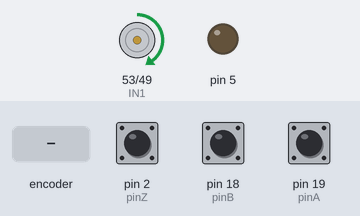
This sketch was run on a simulated Arduino Mega 2560, built with avr-gcc and run on an emulated ATmega2560. On the bench: motor-driver pin pairs drawn as motors (green arrow = first pin HIGH = forward, orange = second pin HIGH = backward, longer = more drive, scaled by the enable pin), output pins drawn as LEDs (lit = HIGH). Inputs (shaded band) come from the test bench; at power-on: pin 2 (pinZ) HIGH, pin 18 (pinB) HIGH, pin 19 (pinA) HIGH. What the sketch prints to the serial monitor is not drawn.

Above: at 5.0 s.
5.1 s: pin 2 (pinZ) pulled LOW for 0.15 s
At 5.7 s:
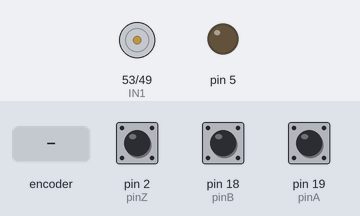
6.7 s: rotary encoder on pin 19 (pinA) / pin 18 (pinB) turned 1 step (first pin leading)
Timing chart, 0 to 9.7 s (numbered marks = the images above; inputs shaded):
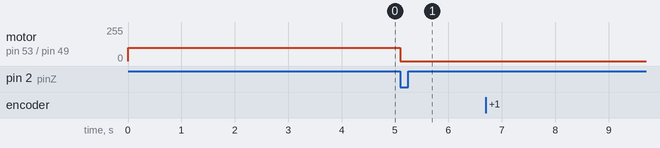

Measured:
- after the input at 5.1 s, motor on pin 53 (IN1) / pin 49 (IN2): forward 100/255 → stopped at once

The sketch:

zlabs_position_control_1.ino
```cpp
// PID control of DC motor experiment.
#include <PID_v1.h>
#include <stdio.h>
//Define PID controller variables
//--------------------------------------------------------------------------------------------------------------------------------------------
double  Kp =10;
double  Ki = 0;
double  Kd = .4;
double  Setpoint =90;
volatile float z_poin;
volatile bool z_test=0;
//--------------------------------------------------------------------------------------------------------------------------------------------
int moveto(int goal_position , int start_position);

//Specify the links and initial tuning parameters
double  Input, Output; //Define Variables we'll be connecting to
PID myPID(&Input, &Output, &Setpoint, Kp, Ki, Kd, DIRECT);
 int discover_zero() ;


boolean set_pid = false;

//define motor  related pins
#define ENA 45
#define IN2 49
#define IN1 53


// Define the encoder related pins
static int     pinA = 19; // Our first hardware interrupt pin is digital pin 2
static int     pinB = 18; // Our second hardware interrupt pin is digital pin 3
static int     pinZ = 2; // Our first hardware interrupt pin is digital pin 2

volatile int   aFlag = 0; // let's us know when we're expecting a rising edge on pinA to signal that the encoder has arrived at a detent
volatile int   bFlag = 0; // let's us know when we're expecting a rising edge on pinB to signal that the encoder has arrived at a detent (opposite direction to when aFlag is set)
volatile int   encoderPos = 0;//this variable stores our current value of encoder position. Change to int or uin16_t instead of byte if you want to record a larger range than 0-255
float angle;
volatile int   oldEncPos = 0; //stores the last encoder position value so we can compare to the current reading and see if it has changed (so we know when to print to the serial monitor)
volatile int   reading = 0; //somewhere to store the direct values we read from our interrupt pins before checking to see if we have moved a whole detent


//#######################################################################################//

void setup()
{
  pinMode(pinA, INPUT_PULLUP); // set pinA as an input, pulled HIGH to the logic voltage (5V or 3.3V for most cases)
  pinMode(pinB, INPUT_PULLUP); // set pinB as an input, pulled HIGH to thxxe logic voltage (5V or 3.3V for most cases)
  pinMode(pinZ, INPUT_PULLUP); // set pinB as an input, pulled HIGH to thxxe logic voltage (5V or 3.3V for most cases)

  attachInterrupt(digitalPinToInterrupt(pinB), PinA, RISING); // set an interrupt on PinA, looking for a rising edge signal and executing the "PinA" Interrupt Service Routine (below)
  attachInterrupt(digitalPinToInterrupt(pinA), PinB, RISING); // set an interrupt on PinB, looking for a rising edge signal and executing the "PinB" Interrupt Service Routine (below).
  attachInterrupt(digitalPinToInterrupt(pinZ), PinZ,  CHANGE); // set an interrupt on PinB, looking for a rising edge signal and executing the "PinB" Interrupt Service Routine (below)

  Serial.begin(115200); // start the serial monitor link

  //set output for motor  related pins
  pinMode(IN1, OUTPUT);
  pinMode(IN2, OUTPUT);
  pinMode(ENA, OUTPUT);

  //initialize motor 1 run in clockwise
  digitalWrite(IN1, LOW);
  digitalWrite(IN2, HIGH);

  //initialize the variables we're linked to

  //turn the PID on
  myPID.SetOutputLimits(-255, 255);
  myPID.SetMode(AUTOMATIC);

     discover_zero()   ;
     delay(200);
     Serial.println("moveto");

//    moveto(290 , encoderPos);
//    Serial.println("moveto");
//    delay(2000);

     encoderPos=0;


}

//#######################################################################################//
void loop()
{

    angle = float(encoderPos)/2000*360;
    Serial.println(angle);
//    Input = angle;
//    myPID.Compute();
//    int t=control_out(Output);
//

//    Serial.println(angle);


}

//#######################################################################################//
int moveto(int goal_position , int start_position)
{
  while (1)
  {
    control_out(80);
    Serial.println(start_position - encoderPos );
    if (encoderPos - start_position   >= goal_position )
    {

      control_out(0);
      return (0);

    }


  }

}


int discover_zero()
{
   digitalWrite(IN2, LOW);
   digitalWrite(IN1, HIGH);
   analogWrite(ENA ,100);
   delay(100);
  analogWrite(ENA ,100);

   while(z_test==0){};

        Serial.print("in Z_test");

    digitalWrite(IN1, LOW);
   digitalWrite(IN2, LOW);
    analogWrite(ENA , abs(0));
    encoderPos=0;
    z_test=0;
     delay(1000);

    return (1);


}


int control_out(int signed_pwm)   // this function reads input(signed_pwm) ranged from (-255 to 255)
//                                   if the input is
//                                          - out of range : clip it back to range
//                                          - negative : set the output to the motor to run clockwise with the same abspolute value
//                                          - positive : set the output to the motor to run counter-clockwise with the same abspolute value
{
  if (signed_pwm > 255)
  {
    signed_pwm = 255;
  }
  if (signed_pwm < -255)
  {
    signed_pwm = -255;
  }

  if (signed_pwm > 0 )
  {
    //set motor 1 run in clockwise
    digitalWrite(IN1, LOW);
    digitalWrite(IN2, HIGH);
  }

  if (signed_pwm < 0 )
  {
    //set motor 1 run in clockwise
    digitalWrite(IN1, HIGH);
    digitalWrite(IN2, LOW);

  }

  analogWrite(ENA , abs(signed_pwm));
  return (abs(signed_pwm));
}


void PinA()
{
  cli(); //stop interrupts happening before we read pin values
  reading = PIND & 0xC; // read all eight pin values then strip away all but pinA and pinB's values
  int a= digitalRead(pinA);
  int b= digitalRead(pinB);
  if (a==1 && b==1 && aFlag)
  { //check that we have both pins at detent (HIGH) and that we are expecting detent on this pin's rising edge
    encoderPos ++; //decrement the encoder's position count
    analogWrite(5 , encoderPos*2/360*255);
    bFlag = 0; //reset flags for the next turn
    aFlag = 0; //reset flags for the next turn
  }
  else if (b==1 && a==0) bFlag = 1; //signal that we're expecting pinB to signal the transition to detent from free rotation
  sei(); //restart interrupts
}

void PinB()
{

  cli(); //stop interrupts happening before we read pin values
  reading = PIND & 0xC; //read all eight pin values then strip away all but pinA and pinB's values
    int a= digitalRead(pinA);
  int b= digitalRead(pinB);
  if (a && b && bFlag)
  { //check that we have both pins at detent (HIGH) and that we are expecting detent on this pin's rising edge
    encoderPos --; //increment the encoder's position count
    analogWrite(5 , encoderPos*2/360*255);
    bFlag = 0; //reset flags for the next turn
    aFlag = 0; //reset flags for the next turn
  }
  else if (a==1 && b==0) aFlag = 1; //signal that we're expecting pinA to signal the transition to detent from free rotation
  sei(); //restart interrupts
}

void PinZ()
{
//  z_poin=encoderPos;
//    Serial.println(z_poin);
    z_test=1;
    Serial.print("***************>");
//    Serial.println(encoderPos);
}
```
